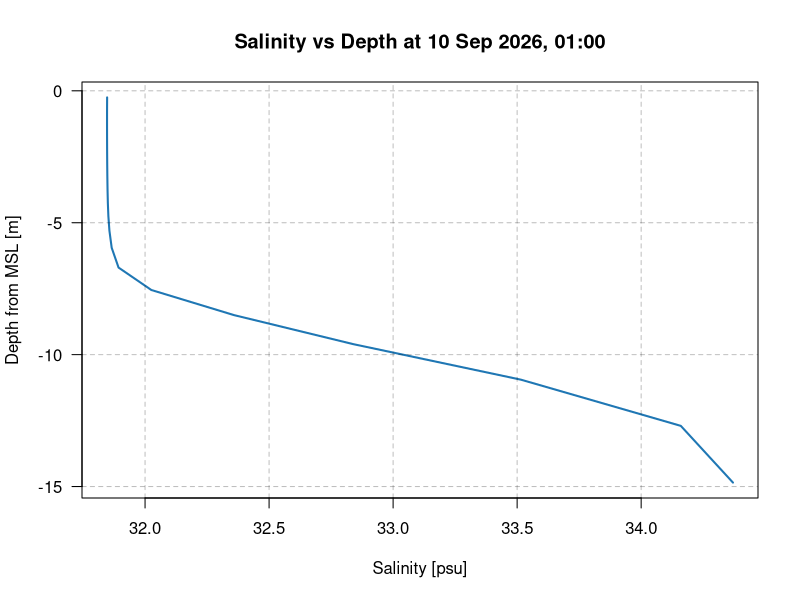
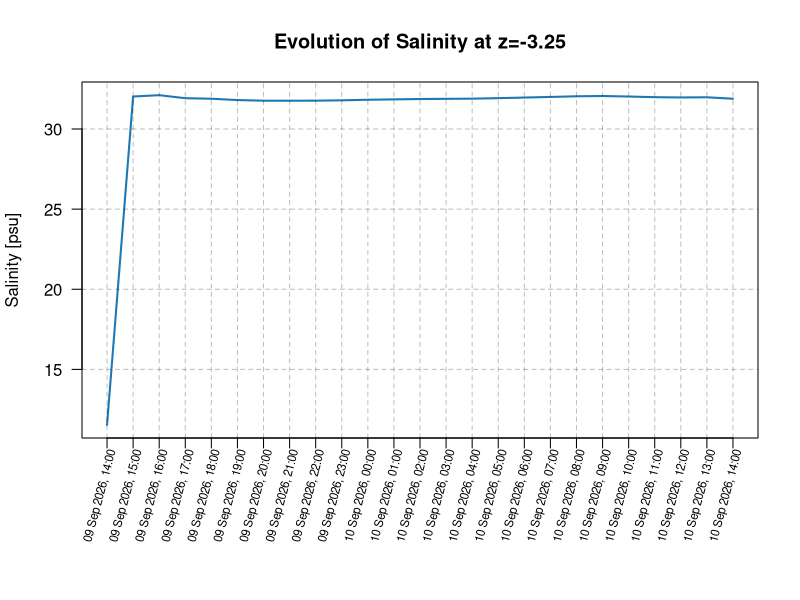

The R script that drew these images, in order:
# R version of column_extractor_example.ipynb
#
# Plots salinity from an EMS column extraction: a depth profile at one time,
# and a time series at one depth.
#
# Needs the ncdf4 package. Install it once with: install.packages("ncdf4")
# Run from the folder holding the .nc file, so the relative path below works.
# In RStudio: Session > Set Working Directory > To Source File Location.
# Plots are saved as PNG files there, and also shown on screen in RStudio.

library(ncdf4)

data <- nc_open("column_extractor_example.nc")
#print(data)

# R reverses the dimension order shown by Python, and ncvar_get() drops
# dimensions of length 1. So salt, which is [nrecords, k, npoints] in xarray,
# arrives here as a matrix of [k, nrecords].
salinity <- ncvar_get(data, "salt")
#print(dim(salinity))

depth_from_msl <- ncvar_get(data, "z")
#print(depth_from_msl)

# xarray converts time to dates automatically; here it is done by hand.
# The units look like "days since 2010-01-01 00:00:00 +10".
time_days <- ncvar_get(data, "time")
time_units <- ncatt_get(data, "time", "units")$value
units_pattern <- "^days since (\\d{4}-\\d{2}-\\d{2} \\d{2}:\\d{2}:\\d{2}) ([+-]\\d+)$"
stopifnot(grepl(units_pattern, time_units))

nc_close(data)

epoch <- as.POSIXct(sub(units_pattern, "\\1", time_units), tz = "UTC")
utc_offset_hours <- as.numeric(sub(units_pattern, "\\2", time_units))

# Times are converted to UTC, as xarray does. Rounding to the nearest second
# removes floating point error, which would otherwise turn 15:00 into 14:59.
time <- epoch - utc_offset_hours * 3600 + round(time_days * 86400)
time_labels <- format(time, "%d %b %Y, %H:%M", tz = "UTC")
#print(time)

blue <- "#1f77b4"  # matplotlib's default line colour
grid_colour <- adjustcolor("black", alpha.f = 0.25)


# plot salinity vs depth at a given time
record <- 12  # which time record to plot (R counts from 1: this is record 11 in Python)

plot_salinity_vs_depth <- function() {
  # Levels below the seabed have no salinity value. Unlike matplotlib, R would
  # still include their depths in the axis range, so set the range explicitly.
  has_value <- !is.na(salinity[, record])

  plot(
    salinity[, record], depth_from_msl,
    type = "l", col = blue, lwd = 2, las = 1,
    ylim = range(depth_from_msl[has_value]),
    main = paste0("Salinity vs Depth at ", time_labels[record]),
    xlab = "Salinity [psu]",
    ylab = "Depth from MSL [m]"
  )
  grid(lty = 2, col = grid_colour)
}

png("salinity_vs_depth.png", width = 8, height = 7, units = "in", res = 150)
plot_salinity_vs_depth()
invisible(dev.off())
if (interactive()) plot_salinity_vs_depth()


# plot salinity over time at a given depth
level <- 29  # which depth level to plot (R counts from 1: this is level 28 in Python)

plot_salinity_over_time <- function() {
  positions <- seq_along(time_labels)

  old_par <- par(mar = c(8, 4, 4, 2) + 0.1)  # extra room below for the time labels
  on.exit(par(old_par))

  plot(
    positions, salinity[level, ],
    type = "l", col = blue, lwd = 2, las = 1, xaxt = "n",
    main = paste0("Evolution of Salinity at z=", depth_from_msl[level]),
    xlab = "",
    ylab = "Salinity [psu]"
  )
  grid(nx = NA, ny = NULL, lty = 2, col = grid_colour)
  abline(v = positions, lty = 2, col = grid_colour)

  # Base R can only rotate axis labels by 90 degrees, so draw them as text.
  axis(1, at = positions, labels = FALSE)
  plot_area <- par("usr")
  text(
    positions, plot_area[3] - 0.03 * (plot_area[4] - plot_area[3]),
    labels = time_labels,
    srt = 75, adj = c(1, 1), xpd = TRUE, cex = 0.7
  )
}

png("salinity_over_time.png", width = 8, height = 7, units = "in", res = 150)
plot_salinity_over_time()
invisible(dev.off())
if (interactive()) plot_salinity_over_time()
